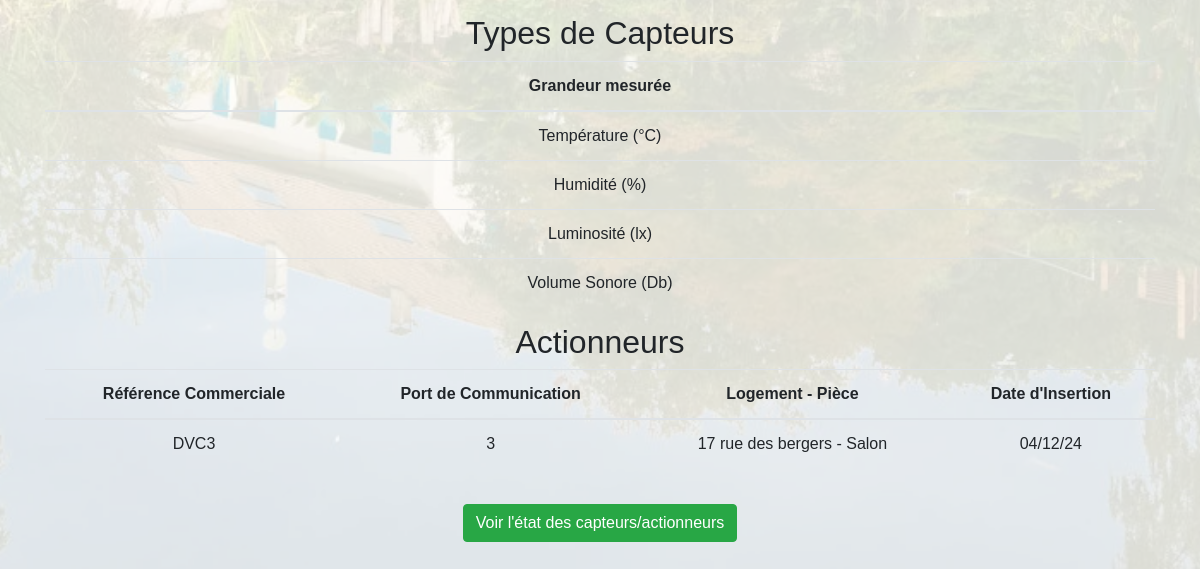
Before: /config (lower part) with the older database file.
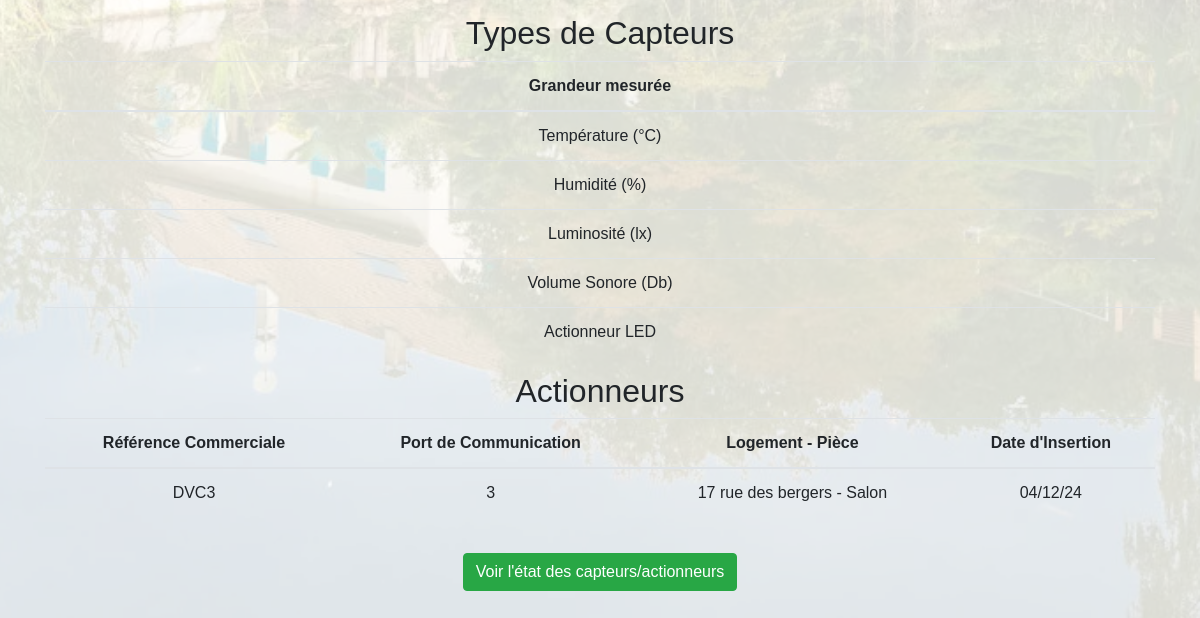
After: the same page with the newer database file.
### tables this page shows
CREATE TABLE Type_capteur (
    id_type INTEGER PRIMARY KEY AUTOINCREMENT, 
    unite_mesure TEXT
);

CREATE TABLE Actionneur (id_actionneur INTEGER PRIMARY KEY AUTOINCREMENT, id_piece INTEGER, ref_commerciale TEXT, port_communication INTEGER, date_insert TEXT, id_type INTEGER);

CREATE TABLE Logement (
    id_loge INTEGER PRIMARY KEY AUTOINCREMENT,  
    adresse TEXT,                               
    numero_tel TEXT,                            
    IP TEXT,                                    
    date_insert TEXT                             
);

CREATE TABLE Piece (
    id_piece INTEGER PRIMARY KEY AUTOINCREMENT,  
    nom TEXT,
    x REAL,
    y REAL,
    z REAL,
    id_loge INTEGER,                             
    FOREIGN KEY (id_loge) REFERENCES Logement(id_loge)  
);

### main.py (the view)
@app.get("/config", response_class=HTMLResponse)
async def read_config(request: Request):
    capteurs = get_capteurs()
    logements = get_logements()
    pieces = get_pieces_with_logement()
    types_capteurs = get_types_capteurs()
    actionneurs = get_actionneurs()
    return templates.TemplateResponse("config.html", {"request": request, "capteurs": capteurs, "logements": logements, "pieces": pieces, "types_capteurs": types_capteurs, "actionneurs": actionneurs})

### templates/config.html (shortened to what this page needs)
{% extends "base.html" %}
{% block content %}
<h2>Types de Capteurs</h2>
<table class="table">
    <thead>
        <tr>
            <th>Grandeur mesurée</th>
        </tr>
    </thead>
    <tbody>
        {% for type_capteur in types_capteurs %}
        <tr>
            <td>{{ type_capteur.unite_mesure }}</td>
        </tr>
        {% endfor %}
    </tbody>
</table>
<h2>Actionneurs</h2>
<table class="table">
    <thead>
        <tr>
            <th>Référence Commerciale</th>
            <th>Port de Communication</th>
            <th>Logement - Pièce</th>
            <th>Date d'Insertion</th>
        </tr>
    </thead>
    <tbody>
        {% for actionneur in actionneurs %}
        <tr>
            <td>{{ actionneur.ref_commerciale }}</td>
            <td>{{ actionneur.port_communication }}</td>
            <td>{{ actionneur.logement_adresse }} - {{ actionneur.piece_nom }}</td>
            <td>{{ actionneur.date_insert }}</td>
        </tr>
        {% endfor %}
    </tbody>
</table>
<a href="/etatcapteur" class="btn btn-success" style="margin-top: 20px;">Voir l'état des capteurs/actionneurs</a>
{% endblock %}

### templates/base.html (shortened to what this page needs)
<!DOCTYPE html>
<html lang="en">
<head>
    <link rel="stylesheet" href="https://stackpath.bootstrapcdn.com/bootstrap/4.5.2/css/bootstrap.min.css">
    <link rel="stylesheet" href="/static/css/styles.css">
</head>
<body>
    <main class="container mt-4">
        {% block content %}{% endblock %}
    </main>
</body>
</html>

### static/css/styles.css (style rules this page uses)
body { font-family: Arial, sans-serif; margin: 0; padding: 0; }
main { padding: 2em; text-align: center; }

### templates/base.html (style rules this page uses)
body { background: url('/static/fond.webp') no-repeat center center fixed; background-size: cover; position: relative; }
body::before { content: ''; position: absolute; top: 0; left: 0; width: 100%; height: 100%; background: rgba(255, 255, 255, 0.8); z-index: -1; }

Changed rows visible on the page:
added Type_capteur: unite_mesure "Actionneur LED"
